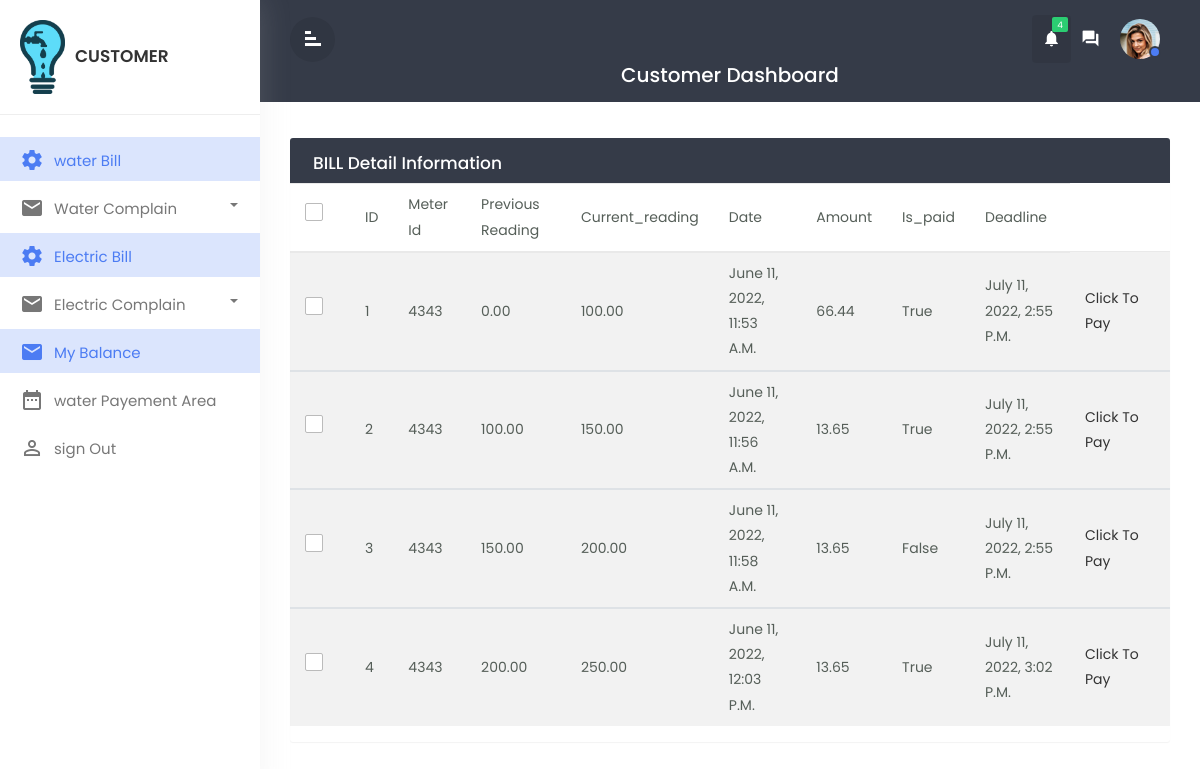
Page /viewelectricbill/ (signed in) on the committed database.
### electric/models.py (models this page shows)
class ElectricBillInfo(models.Model):
    meter_id=models.ForeignKey(on_delete=models.CASCADE, to=ElectricCustomer)
    prev_reading = models.DecimalField(max_digits=50,decimal_places=2)
    current_reading = models.DecimalField(max_digits=50,decimal_places=2)
    date = models.DateTimeField(default=timezone.now)
    amount = models.DecimalField(max_digits=50,decimal_places=2,null=True)
    is_paid = models.BooleanField(max_length=50,default=False)
    deadline =models.DateTimeField(default=timezone.now() + timedelta(minutes=3))
    class Meta:
        db_table = "electricbillinfo"

### electric/views.py (the view)
# urls.py: path('viewelectricbill/',views.viewelectricbill,name='viewelectricbill'),
def viewelectricbill(request):
    x=request.user.username
    y= ElectricCustomer.objects.get(username=x)
    m=y.meter_id
    billinfo=ElectricBillInfo.objects.filter(meter_id_id = y)
    context = {
        'billinfo': billinfo
    }
    return render(request,'customer/viewelectricbill.html',context)

### templates/customer/viewelectricbill.html (shortened to what this page needs)
{% extends 'customer/customerbase.html' %}
{% block content %}
<div id="mymain" class="main-content">
    <div class="row">
    <div class="col-md-12">
        <div class="table-wrapper">
        <div class="table-title">
            <div class="row">
                <div class="col-sm-6 p-0 flex justify-content-lg-start justify-content-center">
                <h2 class="ml-lg-2">BILL Detail Information</h2>
                </div>
            </div>
        </div>
        <table class="table table-striped table-hover">
            <thead>
                <tr>
                <th><span class="custom-checkbox">
                <label for="selectAll"></label></th>
                <th>ID</th>
                <th>Meter Id</th>
                <th>previous reading</th>
                <th>Current_reading</th>
                <th>Date</th>
                <th>Amount</th>
                <th>Is_paid</th>
                <th>Deadline</th>
                </tr>
            </thead>
            {% for data in billinfo %}
            <tbody>
                <tr>
                <th><span class="custom-checkbox">
                <label for="checkbox1"></label></th>
                <th>{{data.id}}</th>
                <th>{{data.meter_id_id}}</th>
                <th>{{data.prev_reading}}</th>
                <th>{{data.current_reading}}</th>
                <th>{{data.date}}</th>
                <th>{{data.amount}}</th>
                <th>{{data.is_paid}}</th>
                <th>{{data.deadline}}</th>
                <th>
                    <a href="{% url 'e_ispaid' data.id %}">click to pay</a>
                </th>
                </tr>
            </tbody>
            {%endfor%}
        </table>
        </div>
    </div>
    </div>
</div>
{% endblock content %}

### static/css/custom.css (style rules this page uses)
body,html { line-height:1.8; font-family:'Poppins',sans-serif; color:#555e58; text-transform:capitalize; font-weight:400; margin:0px; padding:0px; }
a { color:#333; font-weight:400; }
a,a:hover,a:focus { color:#333; text-decoration:none; transition:all 0.3s; }
.main-content { padding:30px 30px 0px 30px; }
.table-wrapper { background-color: #fff; margin:6px 0px 40px 0px; width: 100%; overflow: auto; border-radius: 3px; box-shadow: 0 1px 1px rgb(0 0 0 / 5%); }
.table-title { background:#353b48; color:#fff; position:sticky; top:0; width:100%; left:0; padding:10px 30px; border-radius:0px 0px 0 0; }
.table-title h2 { margin:5px 0 0; font-size:17px; }
table.table tr th, table.table tr td { border-color:#e9e9e9; padding:8px 15px; font-size:14px; font-weight: 400; vertical-align:middle; }
table.table tr th:first-child { width:60px; }
table.table tr th:last-child { width:100px; }
.custom-checkbox { position:relative; }
.custom-checkbox label:before { width:18px; height:18px; }
.custom-checkbox label:before { content:""; margin-right:10px; display:inline-block; vertical-align:text-top; background-color:#fff; border:1px solid #bbb; border-radius:2px; box-sizing:border-box; z-index:2; }

### rows in the picture
ElectricBillInfo: id "1", meter_id_id "4343", prev_reading "0.00", current_reading "100.00", date "June 11, 2022, 11:53 A.m.", amount "66.44", is_paid "True", deadline "July 11, 2022, 2:55 P.m."
ElectricBillInfo: id "2", meter_id_id "4343", prev_reading "100.00", current_reading "150.00", date "June 11, 2022, 11:56 A.m.", amount "13.65", is_paid "True", deadline "July 11, 2022, 2:55 P.m."
ElectricBillInfo: id "3", meter_id_id "4343", prev_reading "150.00", current_reading "200.00", date "June 11, 2022, 11:58 A.m.", amount "13.65", is_paid "False", deadline "July 11, 2022, 2:55 P.m."
ElectricBillInfo: id "4", meter_id_id "4343", prev_reading "200.00", current_reading "250.00", date "June 11, 2022, 12:03 P.m.", amount "13.65", is_paid "True", deadline "July 11, 2022, 3:02 P.m."
